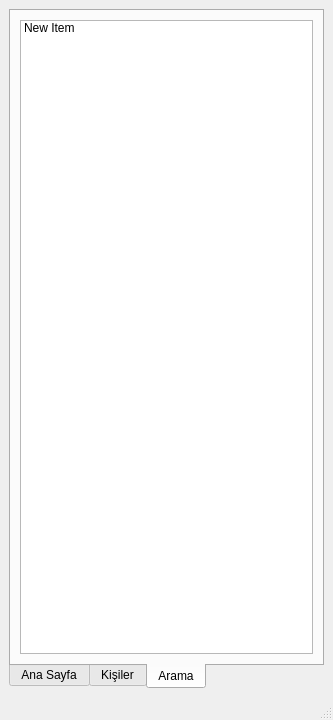
<?xml version="1.0" encoding="UTF-8"?>
<ui version="4.0">
 <class>MainWindow</class>
 <widget class="QMainWindow" name="MainWindow">
  <property name="geometry">
   <rect>
    <x>0</x>
    <y>0</y>
    <width>333</width>
    <height>720</height>
   </rect>
  </property>
  <property name="minimumSize">
   <size>
    <width>333</width>
    <height>720</height>
   </size>
  </property>
  <property name="maximumSize">
   <size>
    <width>333</width>
    <height>720</height>
   </size>
  </property>
  <property name="baseSize">
   <size>
    <width>2532</width>
    <height>1170</height>
   </size>
  </property>
  <property name="windowTitle">
   <string>ELÇİ</string>
  </property>
  <property name="styleSheet">
   <string notr="true">font: 10pt &quot;Helvetica&quot;;</string>
  </property>
  <widget class="QWidget" name="centralwidget">
   <layout class="QGridLayout" name="gridLayout_3">
    <item row="0" column="0">
     <widget class="QTabWidget" name="contactsListWidget">
      <property name="layoutDirection">
       <enum>Qt::LeftToRight</enum>
      </property>
      <property name="styleSheet">
       <string notr="true">QTabWidget::tab-bar {alignment: center}</string>
      </property>
      <property name="tabPosition">
       <enum>QTabWidget::South</enum>
      </property>
      <property name="currentIndex">
       <number>2</number>
      </property>
      <widget class="QWidget" name="homePageTab">
       <property name="contextMenuPolicy">
        <enum>Qt::NoContextMenu</enum>
       </property>
       <property name="layoutDirection">
        <enum>Qt::LeftToRight</enum>
       </property>
       <attribute name="icon">
        <iconset resource="resources.qrc">
         <normaloff>:/Icons/home.png</normaloff>:/Icons/home.png</iconset>
       </attribute>
       <attribute name="title">
        <string>Ana Sayfa</string>
       </attribute>
       <layout class="QHBoxLayout" name="horizontalLayout">
        <item>
         <layout class="QVBoxLayout" name="verticalLayout_3">
          <item>
           <layout class="QHBoxLayout" name="horizontalLayout_2">
            <property name="spacing">
             <number>6</number>
            </property>
            <item>
             <widget class="QLabel" name="urlLabel">
              <property name="styleSheet">
               <string notr="true">background: red ; font : bold ;</string>
              </property>
              <property name="text">
               <string>tel@ip:port</string>
              </property>
              <property name="alignment">
               <set>Qt::AlignCenter</set>
              </property>
             </widget>
            </item>
            <item>
             <widget class="QLabel" name="btIconLabel">
              <property name="styleSheet">
               <string notr="true">background: red ; font : bold ;</string>
              </property>
              <property name="text">
               <string/>
              </property>
              <property name="alignment">
               <set>Qt::AlignCenter</set>
              </property>
             </widget>
            </item>
           </layout>
          </item>
          <item>
           <widget class="QLabel" name="battaryLabel">
            <property name="text">
             <string>Şarj yüzdesi : </string>
            </property>
            <property name="alignment">
             <set>Qt::AlignCenter</set>
            </property>
           </widget>
          </item>
          <item>
           <widget class="QLabel" name="statusLabel">
            <property name="text">
             <string>Cihaza bağlanmak için bekleniyor...</string>
            </property>
            <property name="alignment">
             <set>Qt::AlignCenter</set>
            </property>
           </widget>
          </item>
          <item>
           <widget class="QListWidget" name="BleDevices">
            <item>
             <property name="text">
              <string>New Item</string>
             </property>
            </item>
           </widget>
          </item>
          <item>
           <widget class="QPushButton" name="scanButton">
            <property name="styleSheet">
             <string notr="true">background : red ; color : white</string>
            </property>
            <property name="text">
             <string>Taramayı Başlat</string>
            </property>
           </widget>
          </item>
         </layout>
        </item>
       </layout>
      </widget>
      <widget class="QWidget" name="contactsTab">
       <attribute name="icon">
        <iconset resource="resources.qrc">
         <normaloff>:/Icons/contact.png</normaloff>:/Icons/contact.png</iconset>
       </attribute>
       <attribute name="title">
        <string>Kişiler</string>
       </attribute>
       <layout class="QGridLayout" name="gridLayout_4">
        <item row="0" column="0">
         <layout class="QVBoxLayout" name="verticalLayout_4">
          <item>
           <widget class="QListWidget" name="contacts">
            <item>
             <property name="text">
              <string>New Item</string>
             </property>
            </item>
           </widget>
          </item>
         </layout>
        </item>
       </layout>
      </widget>
      <widget class="QWidget" name="callHistoryTab">
       <attribute name="icon">
        <iconset resource="resources.qrc">
         <normaloff>:/Icons/telephone.png</normaloff>:/Icons/telephone.png</iconset>
       </attribute>
       <attribute name="title">
        <string>Arama</string>
       </attribute>
       <layout class="QGridLayout" name="gridLayout_5">
        <item row="0" column="0">
         <layout class="QVBoxLayout" name="verticalLayout_5">
          <item>
           <widget class="QListWidget" name="callHistory">
            <item>
             <property name="text">
              <string>New Item</string>
             </property>
            </item>
           </widget>
          </item>
         </layout>
        </item>
       </layout>
      </widget>
     </widget>
    </item>
   </layout>
  </widget>
  <widget class="QMenuBar" name="menubar">
   <property name="geometry">
    <rect>
     <x>0</x>
     <y>0</y>
     <width>333</width>
     <height>22</height>
    </rect>
   </property>
  </widget>
  <widget class="QStatusBar" name="statusbar"/>
 </widget>
 <resources>
  <include location="resources.qrc"/>
 </resources>
 <connections/>
</ui>
